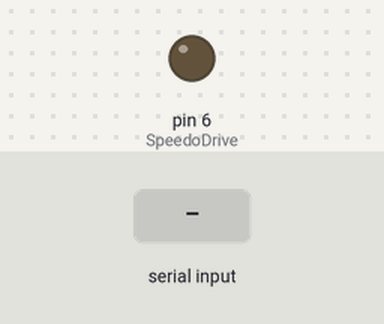
Bench run of a sketch on a simulated Arduino Uno, built with avr-gcc and run on an emulated ATmega328P. On the bench: output pins drawn as LEDs (lit = HIGH). Dashed ring = blinking. Inputs (shaded band) come from the test bench. What the sketch prints to the serial monitor is not drawn.

Above: at 1.2 s.
1.3 s: "30,150\n" received over Serial
At 1.43 s:
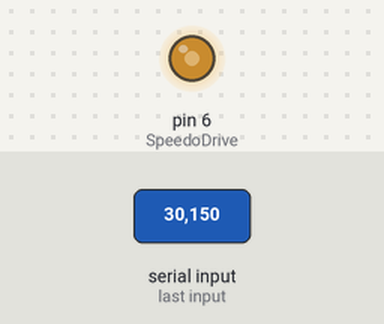
4.3 s: "5\n" received over Serial
At 4.53 s:
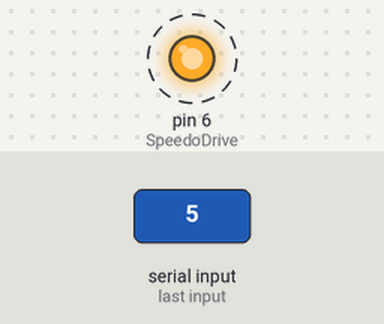
Timing chart, 0 to 7.3 s (numbered marks = the images above; inputs shaded):
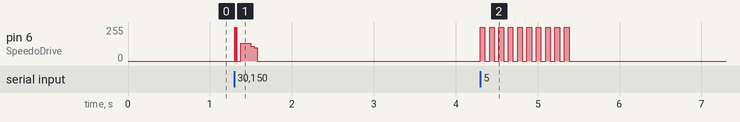

Measured:
- after the input at 1.3 s, pin 6 (SpeedoDrive): 0/255 → 134/255 at once, → 0/255 0.20 s later
- after the input at 4.3 s, pin 6 (SpeedoDrive): alternates 255/255 for 0.06 s and 0/255 for 0.06 s, 20 changes in all, then stays 0/255, starting at once

The sketch:

SpeedoDrive-V1.ino
```cpp
// (licence header left out)
// |------------------------------- DEFINITIONS -------------------------------------------------------------------------------------------------------------|
#define SpeedoDrive 6
#define PPK 6301

double KPH = 0;

// |------------------------------- SETUP  ------------------------------------------------------------------------------------------------------------------|
void setup() {
  // put your setup code here, to run once:
  pinMode(6, OUTPUT);
  Serial.begin(115200);
  Serial.println("Begin Test");
  Serial.setTimeout(5);
}

// |------------------------------- LOOP  -------------------------------------------------------------------------------------------------------------------|
void loop() {
  if (Serial.available())
  {
    KPH = Serial.parseInt();
  }
  if (KPH != 0)
  {
  GeneratePulse(KPH);
  }
}

// |------------------------------- GENERATE PULSE  ---------------------------------------------------------------------------------------------------------|
void GeneratePulse(double InteruptSpeed)
{
  if (InteruptSpeed <  20)
  {
    double SpeedoPulse = CalcPulseMS(InteruptSpeed);
    int i = 0;

    while (i < 10)
    {
      digitalWrite(SpeedoDrive, HIGH);
      delay(SpeedoPulse);
      digitalWrite(SpeedoDrive, LOW);
      delay(SpeedoPulse);
      i++;
    }
  }
  else
  {
    double SpeedoPulse = CalcPulseUS(InteruptSpeed);
    int i = 0;

    while (i < 10)
    {
      digitalWrite(SpeedoDrive, HIGH);
      delayMicroseconds(SpeedoPulse);
      digitalWrite(SpeedoDrive, LOW);
      delayMicroseconds(SpeedoPulse);
      i++;
    }
  }
}


// |------------------------------- ALGORITHIMS  -----------------------------------------------------------------------------------------------------------|
double CalcPulseMS (double InputSpeed)
{
  double result;

  result = (1000/((InputSpeed * PPK) / 3600))/2;
  return result;
}

double CalcPulseUS (double InputSpeed)
{
  double result;

  //result = 7200 / (InputSpeed * PPK);
  result = (1000/((InputSpeed * PPK) / 3600)*1000)/2;

  return result;

}
```
